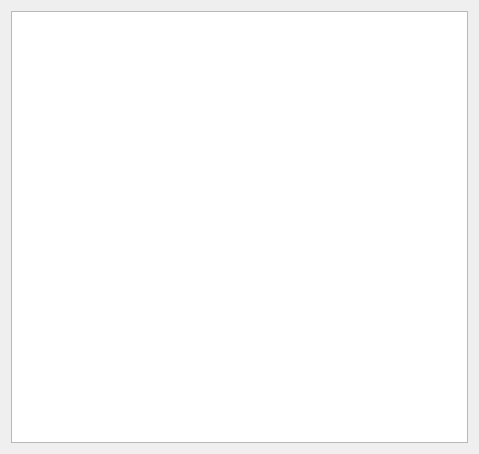
<?xml version="1.0" encoding="UTF-8"?>
<ui version="4.0">
 <class>AlbumWidget</class>
 <widget class="QWidget" name="AlbumWidget">
  <property name="geometry">
   <rect>
    <x>0</x>
    <y>0</y>
    <width>479</width>
    <height>454</height>
   </rect>
  </property>
  <property name="windowTitle">
   <string>Form</string>
  </property>
  <layout class="QVBoxLayout" name="verticalLayout">
   <item>
    <widget class="QListWidget" name="listWidget"/>
   </item>
  </layout>
 </widget>
 <resources/>
 <connections/>
</ui>
